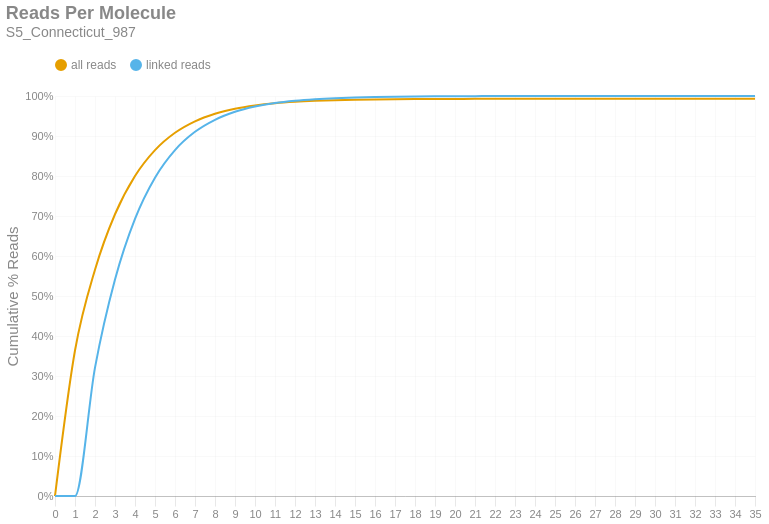

Here is the notebook cell this chart was saved with:
### Markdown cell above
### Reads per Molecule
This chart shows the cumulative distribution of the number of reads per linked molecule. That is, how many alignments are associated with a unique molecule. This excludes the number of reads associated with invalid or absent linked-read barcodes. The `linked` histogram is the percentages recalculated when disregarding singletons.

### Code cell
if SKIPLR:
    print_html(f"Skipped")
else:
    counts = np.bincount(valids['reads'].cast(pl.Int64).to_numpy())
    weighted = counts * np.arange(len(counts))
    all_perc = weighted / n_reads
    linked_perc = weighted / n_linked_reads
    linked_perc[1] = 0
    binned_df = pl.DataFrame({
        'readsper': list(range(len(counts))),
        'all reads (cumsum)': np.cumsum(all_perc).tolist(),
        'linked reads (cumsum)': np.cumsum(linked_perc).tolist(),
    })

    with SafeRender(binned_df):
        (
            density_plot(binned_df, 'Reads Per Molecule', samplename, 'readspmol')
            .encode(
                x=alt.X('readsper:O', title=None).axis(labelAngle=0).scale(padding=0),
                y=alt.Y('value:Q', title='Cumulative % Reads').axis(format='%').stack(False),
                color=alt.Color("key:N").scale(domain=["all reads", "linked reads"]),
                tooltip=[
                    alt.Tooltip("key:N", title="Data Type"),
                    alt.Tooltip("readsper:O", title="Reads Per Molecule"),
                    alt.Tooltip("value:Q", format=".2%", title="% Reads (Cum.)")
                ]            
            )
        ).display()

### Figure 1 — Vega-Lite specification as saved in the notebook (floating-point values rounded to 4 significant figures)
{"width": "container", "height": 400, "config": {"title": {"anchor": "start", "dy": -15, "fontSize": 18, "color": "#888888", "subtitleColor": "#888888", "subtitleFontSize": 14}, "arc": {"fill": "#0072B2"}, "axis": {"domainColor": "#888888", "domainWidth": 0.5, "gridWidth": 0.2, "grid": false, "titleFontWeight": 400, "titleFontSize": 15, "labelFontSize": 11, "labelColor": "#888888", "tickColor": "#888888", "tickWidth": 0.2, "titleColor": "#888888"}, "axisBand": {"grid": false}, "axisX": {"grid": true, "tickSize": 10, "domainCap": "round"}, "axisY": {"domain": false, "grid": true, "tickSize": 0, "domainCap": "round"}, "background": "transparent", "header": {"labelFontSize": 15, "labelColor": "#888888", "titleFontSize": 15, "titleFontWeight": 600, "titleColor": "#888888"}, "legend": {"labelFont": "sans-serif", "labelFontSize": 12, "labelColor": "#888888", "symbolSize": 100, "symbolType": "circle", "titleFontSize": 12, "titlePadding": 10, "titleColor": "#888888", "title": null, "orient": "top"}, "range": {"category": ["#E69F00", "#56B4E9", "#009E73", "#F0E442", "#0072B2", "#D55E00", "#CC79A7", "#000000"], "diverging": ["#cfe8f3", "#a2d4ec", "#73bfe2", "#46abdb", "#1696d2", "#12719e"]}, "area": {"fill": "#0072B2", "fillOpacity": 0.7, "line": true, "strokeOpacity": 0.7}, "line": {"color": "#0072B2", "stroke": "#0072B2", "strokeWidth": 2}, "trail": {"color": "#0072B2", "stroke": "#0072B2", "strokeWidth": 0, "size": 1}, "point": {"filled": true, "fillOpacity": 1.0, "size": 95}, "text": {"color": "#888888", "fontSize": 11, "align": "right", "fontWeight": 400, "size": 11}, "bar": {"fill": "#0072B2", "stroke": null}, "view": {"stroke": null, "continuousWidth": 660, "continuousHeight": 400}}, "data": {"name": "data-1b267ce570c67c2e3e24c57f680ece32"}, "mark": {"type": "line", "interpolate": "monotone", "point": {"opacity": 0, "size": 275}}, "encoding": {"color": {"field": "key", "scale": {"domain": ["all reads", "linked reads"]}, "type": "nominal"}, "tooltip": [{"field": "key", "title": "Data Type", "type": "nominal"}, {"field": "readsper", "title": "Reads Per Molecule", "type": "ordinal"}, {"field": "value", "format": ".2%", "title": "% Reads (Cum.)", "type": "quantitative"}], "x": {"axis": {"labelAngle": 0}, "field": "readsper", "scale": {"padding": 0}, "title": null, "type": "ordinal"}, "y": {"axis": {"format": "%"}, "field": "value", "stack": false, "title": "Cumulative % Reads", "type": "quantitative"}}, "params": [{"name": "param_c36ac31b6afebe62", "select": {"type": "point", "fields": ["key"]}, "bind": "legend"}], "title": {"text": "Reads Per Molecule", "subtitle": "S5_Connecticut_987"}, "transform": [{"fold": ["all reads (cumsum)", "linked reads (cumsum)"]}, {"calculate": "replace(datum.key, ' (cumsum)', '')", "as": "key"}, {"filter": {"param": "param_c36ac31b6afebe62"}}], "usermeta": {"embedOptions": {"downloadFileName": "S5_Connecticut_987.readspmol"}}, "$schema": "https://vega.github.io/schema/vega-lite/v6.1.0.json", "datasets": {"data-1b267ce570c67c2e3e24c57f680ece32": [{"readsper": 0, "all reads (cumsum)": 0.0, "linked reads (cumsum)": 0.0}, {"readsper": 1, "all reads (cumsum)": 0.3638, "linked reads (cumsum)": 0.0}, {"readsper": 2, "all reads (cumsum)": 0.5657, "linked reads (cumsum)": 0.3209}, {"readsper": 3, "all reads (cumsum)": 0.7044, "linked reads (cumsum)": 0.5413}, {"readsper": 4, "all reads (cumsum)": 0.7999, "linked reads (cumsum)": 0.693}, {"readsper": 5, "all reads (cumsum)": 0.8646, "linked reads (cumsum)": 0.7959}, {"readsper": 6, "all reads (cumsum)": 0.908, "linked reads (cumsum)": 0.8649}, {"readsper": 7, "all reads (cumsum)": 0.9367, "linked reads (cumsum)": 0.9104}, {"readsper": 8, "all reads (cumsum)": 0.9557, "linked reads (cumsum)": 0.9406}, {"readsper": 9, "all reads (cumsum)": 0.9683, "linked reads (cumsum)": 0.9606}, {"readsper": 10, "all reads (cumsum)": 0.9765, "linked reads (cumsum)": 0.9736}, {"readsper": 11, "all reads (cumsum)": 0.982, "linked reads (cumsum)": 0.9824}, {"readsper": 12, "all reads (cumsum)": 0.9856, "linked reads (cumsum)": 0.9881}, {"readsper": 13, "all reads (cumsum)": 0.988, "linked reads (cumsum)": 0.9919}, {"readsper": 14, "all reads (cumsum)": 0.9896, "linked reads (cumsum)": 0.9946}, {"readsper": 15, "all reads (cumsum)": 0.9907, "linked reads (cumsum)": 0.9963}, {"readsper": 16, "all reads (cumsum)": 0.9915, "linked reads (cumsum)": 0.9975}, {"readsper": 17, "all reads (cumsum)": 0.992, "linked reads (cumsum)": 0.9983}, {"readsper": 18, "all reads (cumsum)": 0.9924, "linked reads (cumsum)": 0.9989}, {"readsper": 19, "all reads (cumsum)": 0.9926, "linked reads (cumsum)": 0.9992}, {"readsper": 20, "all reads (cumsum)": 0.9927, "linked reads (cumsum)": 0.9995}, {"readsper": 21, "all reads (cumsum)": 0.9928, "linked reads (cumsum)": 0.9996}, {"readsper": 22, "all reads (cumsum)": 0.9929, "linked reads (cumsum)": 0.9998}, {"readsper": 23, "all reads (cumsum)": 0.993, "linked reads (cumsum)": 0.9998}, {"readsper": 24, "all reads (cumsum)": 0.993, "linked reads (cumsum)": 0.9999}, {"readsper": 25, "all reads (cumsum)": 0.993, "linked reads (cumsum)": 0.9999}, {"readsper": 26, "all reads (cumsum)": 0.993, "linked reads (cumsum)": 1.0}, {"readsper": 27, "all reads (cumsum)": 0.993, "linked reads (cumsum)": 1.0}, {"readsper": 28, "all reads (cumsum)": 0.9931, "linked reads (cumsum)": 1.0}, {"readsper": 29, "all reads (cumsum)": 0.9931, "linked reads (cumsum)": 1.0}, {"readsper": 30, "all reads (cumsum)": 0.9931, "linked reads (cumsum)": 1.0}, {"readsper": 31, "all reads (cumsum)": 0.9931, "linked reads (cumsum)": 1.0}, {"readsper": 32, "all reads (cumsum)": 0.9931, "linked reads (cumsum)": 1.0}, {"readsper": 33, "all reads (cumsum)": 0.9931, "linked reads (cumsum)": 1.0}, {"readsper": 34, "all reads (cumsum)": 0.9931, "linked reads (cumsum)": 1.0}, {"readsper": 35, "all reads (cumsum)": 0.9931, "linked reads (cumsum)": 1.0}]}}
